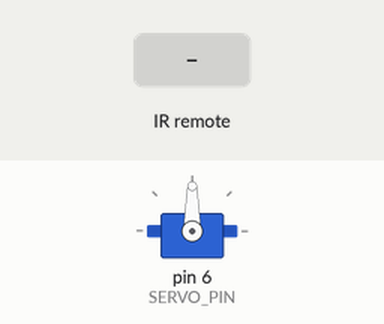
Simulated run of this sketch. Board: Arduino Uno, built with avr-gcc and run on an emulated ATmega328P. Parts: servo. The inputs (shaded band) are chosen by the test bench.

Above: at 1.2 s.
1.3 s: infrared code 0x20DF609F received
At 2.5 s:
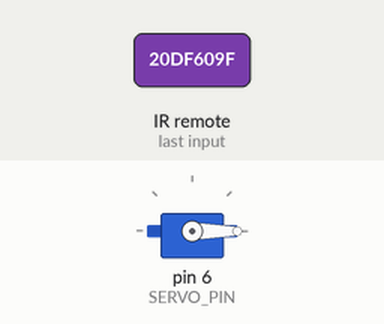
2.8 s: infrared code 0x20DFE01F received
At 3.7 s:
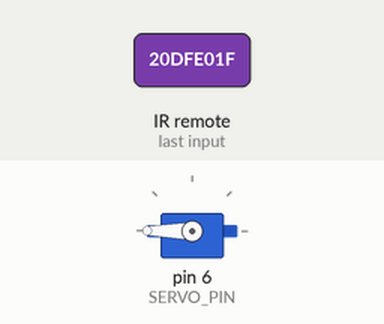
4.3 s: infrared code 0x20DFC23D received
At 4.9 s:
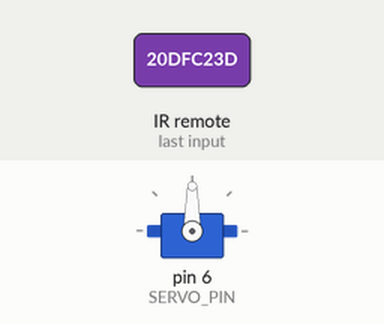
Timing chart, 0 to 7.3 s (numbered marks = the images above; inputs shaded):
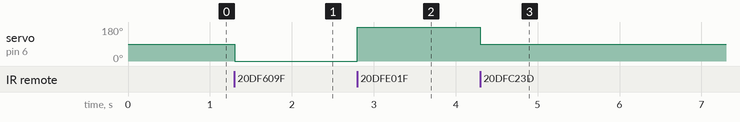

The sketch:

IR-Remote-Servo-Control-System.ino
```cpp
  #include <IRremote.h>
  #include <Servo.h>


  int RECV_PIN = 11;
  int SERVO_PIN = 6;
  int pos = 90;

  unsigned long lastCode;
  IRrecv irrecv(RECV_PIN);
  decode_results results;
  Servo myservo;

  void setup()
  {
    irrecv.enableIRIn();
    myservo.attach(SERVO_PIN);
    myservo.write(pos);
  }

  void loop()
  {
    if (irrecv.decode(&results))
    {
      if (results.value == 0xFFFFFFFF)
      {
        results.value = lastCode;
      }
      if (results.value == 0x20DF609F)
      {
        lastCode = results.value ;

        pos = 0;

        if (pos > 180) {
          pos = 180;
        }
        myservo.write(pos);
      }
      if (results.value == 0x20DFE01F)
      {
        lastCode = results.value ;
        pos = 180;


        if (pos < 0) {
          pos = 0;
        }
        myservo.write(pos);
      }
      if (results.value == 0x20DFC23D )
      {
        lastCode = results.value ;

        pos = 90;

        myservo.write(pos);
      }

      delay(30);
      irrecv.resume();
    }
  }
```

Measured:
- after the input at 1.3 s, servo on pin 6 (SERVO_PIN): 90° → 0° at once
- after the input at 2.8 s, servo on pin 6 (SERVO_PIN): 0° → 180° at once
- after the input at 4.3 s, servo on pin 6 (SERVO_PIN): 180° → 90° at once
